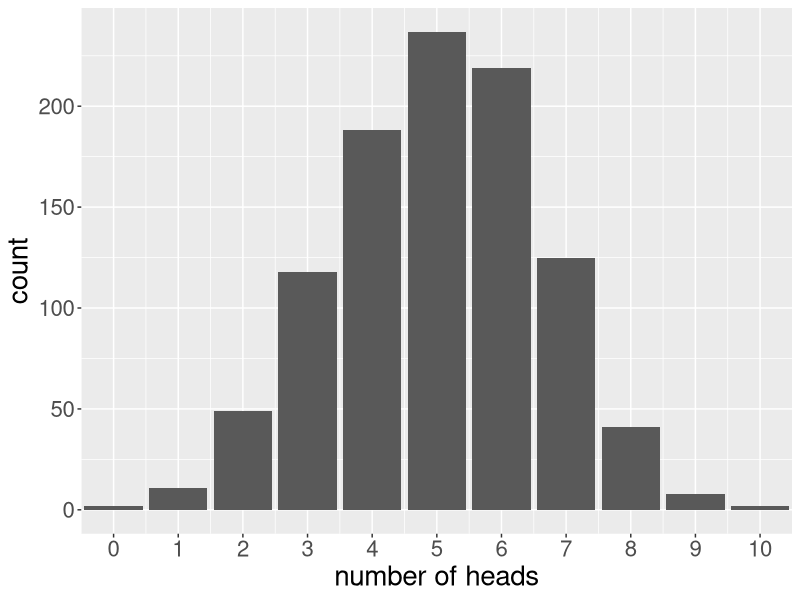
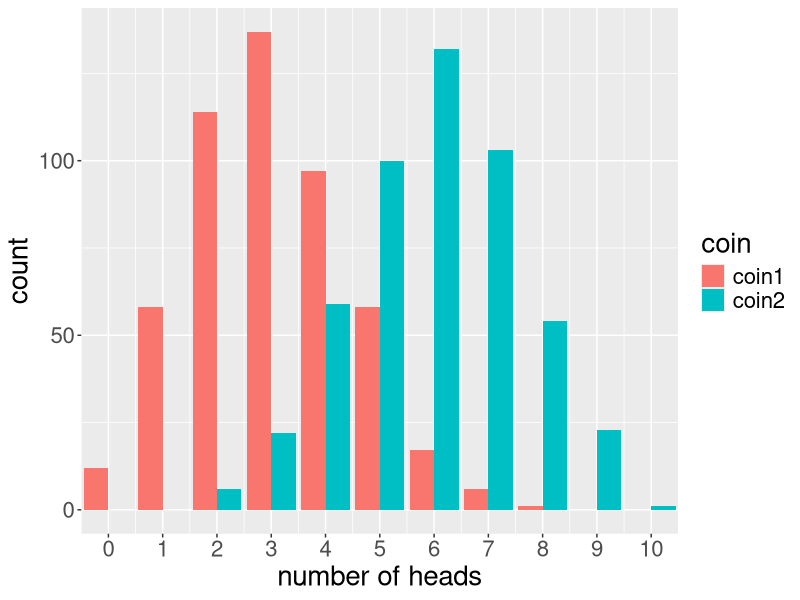
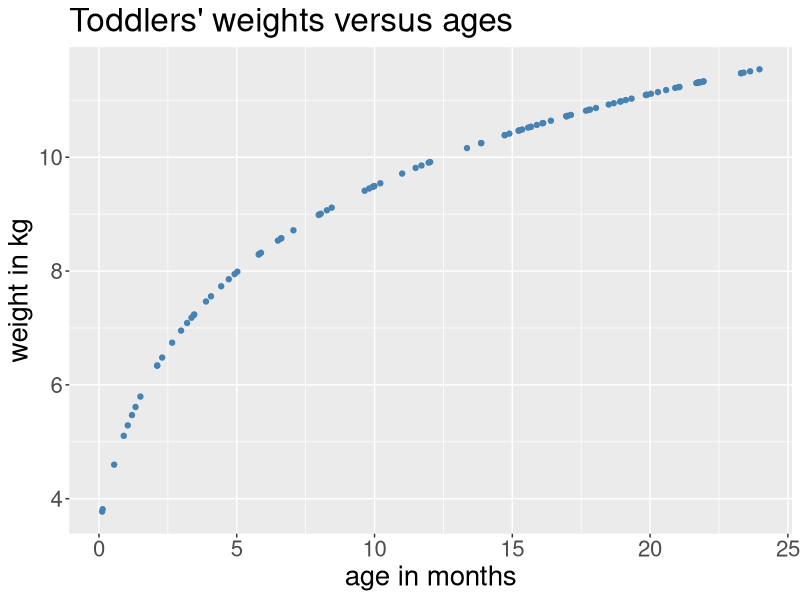
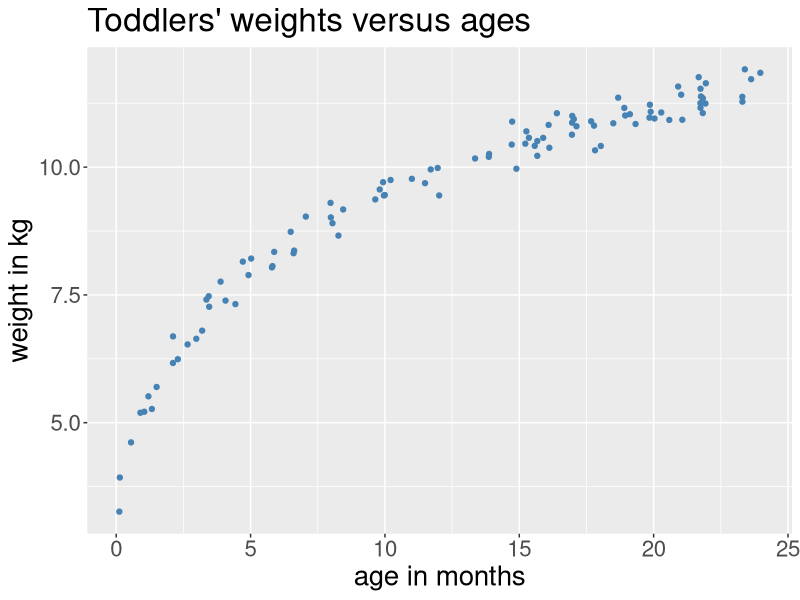
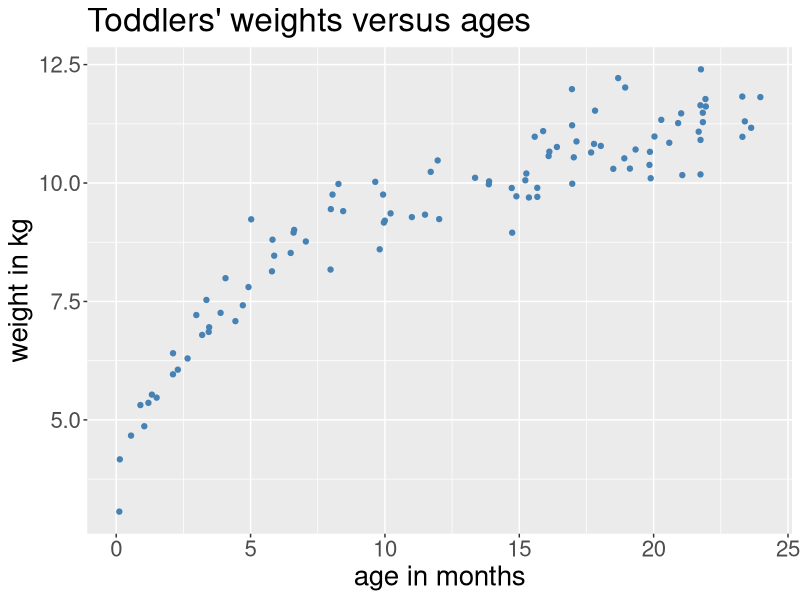
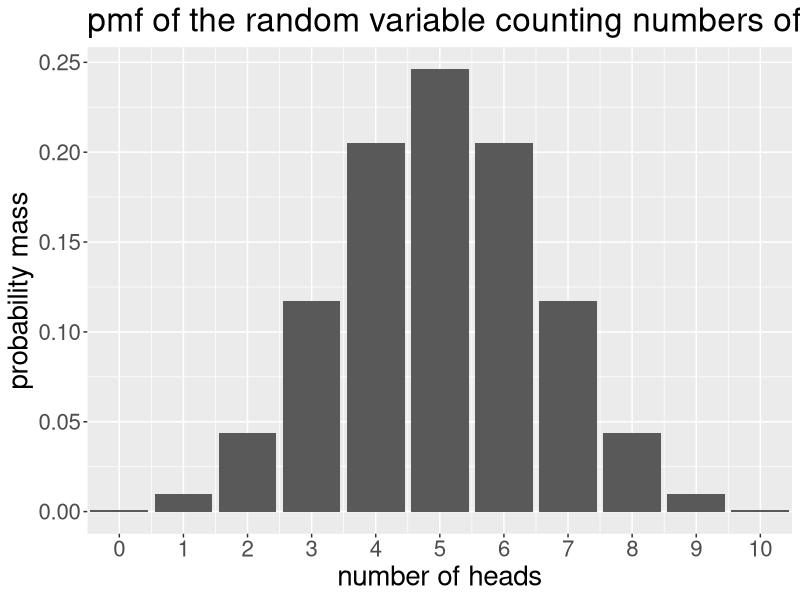
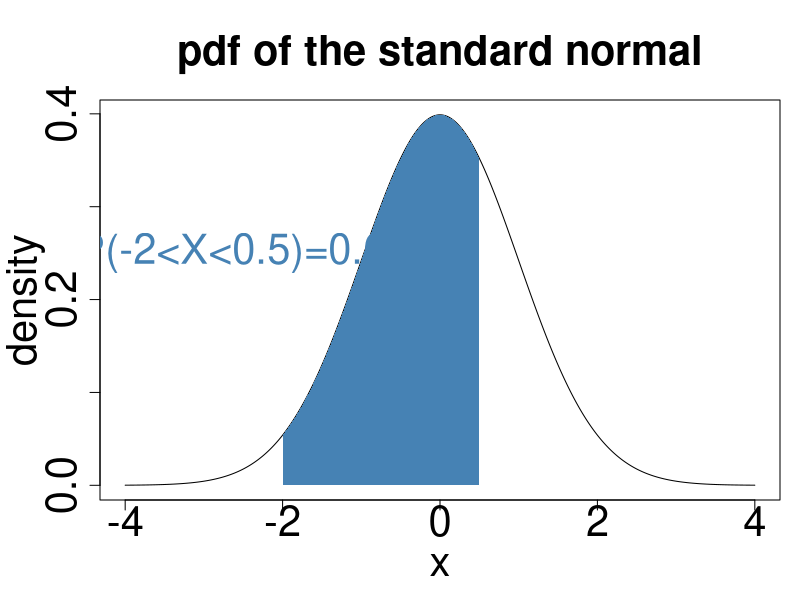
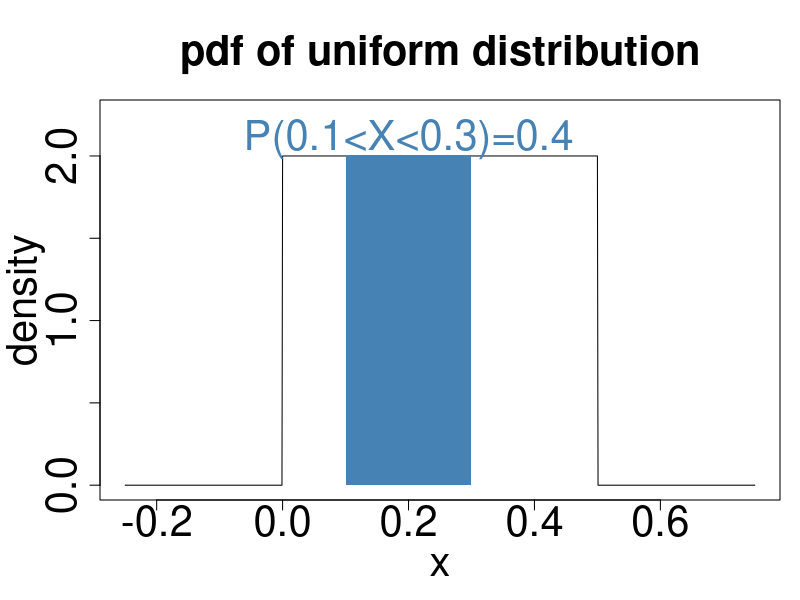

R code for these plots, in order:
## ---- chunk 1
knitr::opts_chunk$set(echo = TRUE, fig.width=16, fig.height=9, dpi=150, highlight=T)

require(tidyverse)
require(knitr)
require(gridExtra)
## ---- chunk 2
H<-rbinom(5,size=10,prob=0.5)
print(H)
## ---- chunk 3
H<-rbinom(1000,size=10,prob=0.5)

tibble(H) %>%
  ggplot(mapping=aes(x=H)) +
    geom_bar() +
    scale_x_continuous(breaks=0:10) +
    coord_cartesian(xlim=c(0,10)) + 
    xlab("number of heads") +
    theme(text = element_text(size=20))
## ---- chunk 4
dat<-data.frame(
  coin=c(rep("coin1",500),rep("coin2",500)),
  H=c(rbinom(500,size=10,prob=0.3),rbinom(500,size=10,prob=0.6))
)
## ---- chunk 5
dat %>%
  count(coin,H) %>%
  complete(coin,H,fill=list(n=0)) %>%
  ggplot(mapping=aes(fill=coin,y=n,x=H)) +
    geom_bar(position="dodge",stat="identity") +
    scale_x_continuous(breaks=0:10) +
    coord_cartesian(xlim=c(0,10)) +
    xlab("number of heads") +
    ylab("count") +
    theme(text = element_text(size=20))
## ---- chunk 6
ageMonths<-runif(100,min=0,max=24) # sample some random ages
weight<-3.5+2.5*log(ageMonths+1) # compute the weights
dat<-tibble(ageMonths,weight)

dat %>%
  ggplot(mapping=aes(x=ageMonths,y=weight)) +
    geom_point(color="steelblue") +
    xlab("age in months") + ylab("weight in kg") +
    ggtitle("Toddlers' weights versus ages") +
    theme(text = element_text(size=20))
## ---- chunk 7
dat<-mutate(dat,weightWithError=rnorm(nrow(dat),mean=weight,sd=0.25))

dat %>%
  ggplot(mapping=aes(x=ageMonths,y=weightWithError)) +
    geom_point(color="steelblue") +
    xlab("age in months") + ylab("weight in kg") + 
    ggtitle("Toddlers' weights versus ages") +
    theme(text = element_text(size=20))
## ---- chunk 8
dat<-dat %>% 
  mutate(latentFactor1=rnorm(nrow(dat),mean=0,sd=0.5)) %>%
  mutate(latentFactor2=rnorm(nrow(dat),mean=0,sd=0.1)) %>%
  mutate(weightGivenLatentFactors=3.5+latentFactor1+(2.5+latentFactor2)*log(ageMonths+1))

dat %>%
  ggplot(mapping=aes(x=ageMonths,y=weightGivenLatentFactors)) +
    geom_point(color="steelblue") +
    xlab("age in months") + ylab("weight in kg") +
    ggtitle("Toddlers' weights versus ages") +
    theme(text = element_text(size=20))
## ---- chunk 9
(0.95*0.001)/(0.95*0.001+(1-0.98)*(1-0.001))
## ---- chunk 10
df<-tibble(x=0:10,pmf=dbinom(0:10,size=10,prob=0.5))

ggplot(data=df,mapping=aes(x=x,y=pmf)) +
  geom_bar(stat="identity") +
  xlab("number of heads") + ylab("probability mass") +
  ggtitle("pmf of the random variable counting numbers of H in 10 coin tosses") +
  scale_x_continuous(breaks=0:10) +
  coord_cartesian(xlim=c(0,10)) +
  theme(text = element_text(size=20))
## ---- chunk 11
x<-seq(-4,4,by=0.01)
xArea <- seq(-2,0.5,by=0.01)
yArea <- dnorm(xArea)

par(mar=c(5,5,5,1))
plot(x, dnorm(x), main="pdf of the standard normal", xlab="x", ylab="density", type="l", cex.lab=2.5,cex.axis=2.5,cex.main=2.5) 
polygon(c(-2,xArea,0.5),c(0,yArea,0),col='steelblue',lty=0)
text(cex=2.5,"P(-2<X<0.5)=0.67",x=-2.5,y=0.25,col="steelblue")
## ---- chunk 12
pdf<-function(x){return(ifelse(x>=0 & x<=0.5,2,0))}
integrate(pdf,0.1,0.3)
## ---- chunk 13
x<-seq(-0.25,0.75,by=0.001)
xArea <- seq(0.1,0.3,by=0.01)
yArea <- dunif(xArea,min=0,max=0.5)

par(mar=c(5,5,5,1))
plot(x, dunif(x,min=0,max=0.5), main="pdf of uniform distribution", xlab="x", ylab="density", type="l", cex.lab=2.5,cex.axis=2.5,cex.main=2.5,ylim=c(0,2.25)) 
polygon(c(0.1,xArea,0.3),c(0,yArea,0),col='steelblue',lty=0)
text(cex=2.5,"P(0.1<X<0.3)=0.4",x=0.2,y=2.1,col="steelblue")
## ---- chunk 14
plotDUnif<-function(k,col,maxK=10){
  x<-seq(1,k,by=1)
  px<-rep(1/k,k)
  df<-tibble(x=x,px=px)
  
  g<-ggplot(data=df,mapping=aes(x=x,y=px)) +
    geom_bar(stat="identity",fill=col) +
    ylab("P(X=x)") + theme(text = element_text(size=20)) +
    ggtitle(paste(sep="","Discrete uniform with a=1, k=",k)) +
    scale_x_continuous(breaks=1:maxK) +
    coord_cartesian(xlim=c(0.5,maxK+0.5),ylim=c(0,1))
  
  return(g)
}
  
g1<-plotDUnif(1,"darkgrey"); g2<-plotDUnif(2,"steelblue")
g3<-plotDUnif(5,"salmon"); g4<-plotDUnif(10,"orange")

grid.arrange(g1,g2,g3,g4)
## ---- chunk 15
plotBern<-function(p,col){
  x<-seq(0,1,by=1)
  px<-dbinom(x,size=1,prob=p)
  df<-tibble(x=x,px=px)
  
  g<-ggplot(data=df,mapping=aes(x=x,y=px)) +
    geom_bar(stat="identity",fill=col) +
    ylab("P(X=x)") + theme(text = element_text(size=20)) +
    ggtitle(paste(sep="","Bernoulli with p=",p)) +
    scale_x_continuous(breaks=0:1) +
    coord_cartesian(xlim=c(-0.5,1.5),ylim=c(0,1))
  
  return(g)
}
  
g1<-plotBern(0,"darkgrey"); g2<-plotBern(0.25,"steelblue")
g3<-plotBern(0.5,"salmon"); g4<-plotBern(0.9,"orange")

grid.arrange(g1,g2,g3,g4)
## ---- chunk 16
plotBin<-function(n,p,col,maxN=10){
  x<-seq(0,n,by=1)
  px<-dbinom(x,size=n,prob=p)
  df<-tibble(x=x,px=px)
  
  g<-ggplot(data=df,mapping=aes(x=x,y=px)) +
    geom_bar(stat="identity",fill=col) +
    ylab("P(X=x)") + theme(text = element_text(size=20)) +
    ggtitle(paste(sep="","Binomial with n=",n,", p=",p)) +
    scale_x_continuous(breaks=0:maxN) +
    coord_cartesian(xlim=c(-0.5,maxN+0.5),ylim=c(0,1))
  
  return(g)
}
  
g1<-plotBin(1,.2,"darkgrey"); g2<-plotBin(2,.2,"steelblue")
g3<-plotBin(3,.2,"salmon"); g4<-plotBin(4,.2,"greenyellow")
g5<-plotBin(5,.2,"mediumorchid"); g6<-plotBin(10,.2,"orange")
grid.arrange(g1,g2,g3,g4,g5,g6,ncol=3)
## ---- chunk 17
plotPois<-function(lambda,col,maxK=10){
  x<-seq(0,maxK,by=1)
  px<-dpois(x,lambda=lambda)
  df<-tibble(x=x,px=px)
  
  g<-ggplot(data=df,mapping=aes(x=x,y=px)) +
    geom_bar(stat="identity",fill=col) +
    ylab("P(X=x)") + theme(text = element_text(size=20)) +
    ggtitle(paste(sep="","Poisson with rate=",lambda)) +
    scale_x_continuous(breaks=0:maxK) +
    coord_cartesian(xlim=c(-0.5,maxK+0.5),ylim=c(0,1))
  
  return(g)
}
  
g1<-plotPois(0,"darkgrey"); g2<-plotPois(0.5,"steelblue")
g3<-plotPois(1,"salmon"); g4<-plotPois(2,"greenyellow")
g5<-plotPois(3,"mediumorchid"); g6<-plotPois(5,"orange")
grid.arrange(g1,g2,g3,g4,g5,g6,ncol=3)
## ---- chunk 18
plotNB<-function(k,p,col,maxK=25){
  x<-seq(0,maxK,by=1)
  px<-dnbinom(x,size=k,prob=p)
  df<-tibble(x=x,px=px)
  
  g<-ggplot(data=df,mapping=aes(x=x,y=px)) +
    geom_bar(stat="identity",fill=col) +
    ylab("P(X=x)") + theme(text = element_text(size=20)) +
    ggtitle(paste(sep="","Negative binomial with k=",k,", p=",p)) +
    scale_x_continuous(breaks=0:maxK) +
    coord_cartesian(xlim=c(-0.5,maxK+0.5),ylim=c(0,1))
  
  return(g)
}
  
g1<-plotNB(0,0.25,"darkgrey"); g2<-plotNB(1,0.25,"steelblue")
g3<-plotNB(3,0.25,"salmon"); g4<-plotNB(0,0.6,"greenyellow")
g5<-plotNB(1,0.6,"mediumorchid"); g6<-plotNB(3,0.6,"orange")
grid.arrange(g1,g2,g3,g4,g5,g6,ncol=3)
## ---- chunk 19
plotUnif<-function(a,b,col,plotRange=c(-1,6)){
  x<-seq(plotRange[1],plotRange[2],length=1000)
  px<-dunif(x,min=a,max=b)
  df<-tibble(x=x,px=px)
  
  g<-ggplot(data=df,mapping=aes(x=x,y=px)) +
    geom_line(colour=col,lwd=1.5) +
    geom_area(fill=col,alpha=0.25) +
    ylab("p(x)") + theme(text = element_text(size=20)) +
    ggtitle(paste(sep="","Uniform with a=",a,", b=",b)) +
    coord_cartesian(xlim=plotRange,ylim=c(0,2))
  
  return(g)
}
  
g1<-plotUnif(0,0.5,"darkgrey"); g2<-plotUnif(0,1,"steelblue")
g3<-plotUnif(0,2,"salmon"); g4<-plotUnif(1,5,"orange")
grid.arrange(g1,g2,g3,g4,ncol=2)
## ---- chunk 20
l<-1000; x<-seq(0,10,length=l)
p1x<-dexp(x,rate=0.25); p2x<-dexp(x,rate=0.5)
p3x<-dexp(x,rate=1); p4x<-dexp(x,rate=2)
xFull<-rep(x,4); pFull<-c(p1x,p2x,p3x,p4x)
pars<-factor(c(rep(1,l),rep(2,l),rep(3,l),rep(4,l)))
df<-tibble(x=xFull,p=pFull,pars=pars)

cols<-c("darkgrey", "steelblue", "salmon", "orange")
labs<-paste(sep="","k=",c(0.25,0.5,1,2))

ggplot(data=df,mapping=aes(x=x,y=p,colour=pars,fill=pars)) +
  geom_line(lwd=1,alpha=0.75) +
  geom_area(alpha=0.1,position="dodge") +
  scale_color_manual(values=cols) +
  scale_fill_manual(values=cols,labels=labs) +
  labs(fill="parameters") + guides(colour=F) +
  ylab("density") + ggtitle("Exponential distributions") + 
  theme(text = element_text(size=20)) 
## ---- chunk 21

l<-1000; x<-seq(0,20,length=l)
p1x<-dgamma(x,shape=1,rate=0.5); p2x<-dgamma(x,shape=1,rate=2)
p3x<-dgamma(x,shape=0.5,rate=1); p4x<-dgamma(x,shape=2,rate=1)
p5x<-dgamma(x,shape=4,rate=1); p6x<-dgamma(x,shape=8,rate=1)
xFull<-rep(x,6); pFull<-c(p1x,p2x,p3x,p4x,p5x,p6x)
pars<-factor(c(rep(1,l),rep(2,l),rep(3,l),rep(4,l),rep(5,l),rep(6,l)))
df<-tibble(x=xFull,p=pFull,pars=pars)

cols<-c("darkgrey", "steelblue", "salmon", "orange", "greenyellow", "mediumorchid")
labs<-c(expression(paste(sep="",alpha,"=1, ",beta,"=0.5")),
        expression(paste(sep="",alpha,"=1, ",beta,"=2")),
        expression(paste(sep="",alpha,"=0.5, ",beta,"=0.5")),
        expression(paste(sep="",alpha,"=2, ",beta,"=1")),
        expression(paste(sep="",alpha,"=4, ",beta,"=1")),
        expression(paste(sep="",alpha,"=8, ",beta,"=1")))
## ---- chunk 22
ggplot(data=df,mapping=aes(x=x,y=p,colour=pars,fill=pars)) +
  geom_line(lwd=1,alpha=0.75) +
  geom_area(alpha=0.1,position="dodge") +
  scale_color_manual(values=cols) +
  scale_fill_manual(values=cols,labels=labs) +
  labs(fill="parameters") + guides(colour=F) +
  ylab("density") + ggtitle("Gamma distribution") + 
  theme(text = element_text(size=20)) +
  coord_cartesian(ylim=c(0,1.5))
## ---- chunk 23
l<-1000; x<-seq(0,1,length=l)
p1x<-dbeta(x,shape1=0.5,shape2=0.5); p2x<-dbeta(x,shape1=1,shape2=1)
p3x<-dbeta(x,shape1=2,shape2=2); p4x<-dbeta(x,shape1=1,shape2=3)
p5x<-dbeta(x,shape1=2,shape2=5); p6x<-dbeta(x,shape1=5,shape2=1)
xFull<-rep(x,6); pFull<-c(p1x,p2x,p3x,p4x,p5x,p6x)
pars<-factor(c(rep(1,l),rep(2,l),rep(3,l),rep(4,l),rep(5,l),rep(6,l)))
df<-tibble(x=xFull,p=pFull,pars=pars)

cols<-c("darkgrey", "steelblue", "salmon", "orange", "greenyellow", "mediumorchid")
labs<-c(expression(paste(sep="",alpha,"=0.5, ",beta,"=0.5")),
        expression(paste(sep="",alpha,"=1, ",beta,"=1")),
        expression(paste(sep="",alpha,"=2, ",beta,"=2")),
        expression(paste(sep="",alpha,"=1, ",beta,"=3")),
	expression(paste(sep="",alpha,"=2, ",beta,"=5")),
	expression(paste(sep="",alpha,"=5, ",beta,"=1")))
## ---- chunk 24
ggplot(data=df,mapping=aes(x=x,y=p,colour=pars,fill=pars)) +
  geom_line(lwd=1,alpha=0.75) +
  geom_area(alpha=0.1,position="dodge") +
  scale_color_manual(values=cols) +
  scale_fill_manual(values=cols,labels=labs) +
  labs(fill="parameters") + guides(colour=F) +
  ylab("density") + ggtitle("Beta distribution") + 
  theme(text = element_text(size=20)) +
  coord_cartesian(ylim=c(0,3))

## ---- chunk 25
l<-1000; x<-seq(-5,5,length=l)
p1x<-dnorm(x,mean=0,sd=1); p2x<-dnorm(x,mean=0,sd=2)
p3x<-dnorm(x,mean=0,sd=0.5); p4x<-dnorm(x,mean=2,sd=1)
xFull<-rep(x,4); pFull<-c(p1x,p2x,p3x,p4x)
pars<-factor(c(rep(1,l),rep(2,l),rep(3,l),rep(4,l)))
df<-tibble(x=xFull,p=pFull,pars=pars)

cols<-c("darkgrey", "steelblue", "salmon", "orange")
labs<-c(expression(paste(sep="",mu,"=0, ",sigma,"=1")),
        expression(paste(sep="",mu,"=0, ",sigma,"=2")),
        expression(paste(sep="",mu,"=0, ",sigma,"=0.5")),
        expression(paste(sep="",mu,"=2, ",sigma,"=1")))
## ---- chunk 26
ggplot(data=df,mapping=aes(x=x,y=p,colour=pars,fill=pars)) +
  geom_line(lwd=1,alpha=0.75) +
  geom_area(alpha=0.25,position="dodge") +
  scale_color_manual(values=cols) +
  scale_fill_manual(values=cols,labels=labs) +
  labs(fill="parameters") + guides(colour=F) +
  ylab("density") + ggtitle("Normal distribution") + 
  theme(text = element_text(size=20))
## ---- chunk 27
l<-1000; x<-seq(-8,8,length=l)
p1x<-dt(x,df=0.25); p2x<-dt(x,df=1)
p3x<-dt(x,df=5); p4x<-dt(x,df=100)
xFull<-rep(x,4); pFull<-c(p1x,p2x,p3x,p4x)
pars<-factor(c(rep(1,l),rep(2,l),rep(3,l),rep(4,l)))
df<-tibble(x=xFull,p=pFull,pars=pars)

cols<-c("darkgrey", "steelblue", "salmon", "orange")
labs<-paste(sep="","k=",c(0.25,1,5,100))

ggplot(data=df,mapping=aes(x=x,y=p,colour=pars,fill=pars)) +
  geom_line(lwd=1,alpha=0.75) +
  geom_area(alpha=0.05,position="dodge") +
  scale_color_manual(values=cols) +
  scale_fill_manual(values=cols,labels=labs) +
  labs(fill="parameters") + guides(colour=F) +
  ylab("density") + ggtitle("Student's t distribution") + 
  theme(text = element_text(size=20)) 
## ---- chunk 28
cols<-c("darkgrey","steelblue","salmon","orange","greenyellow","mediumorchid","lightcyan","brown")
## ---- chunk 29
generateMeans<-function(n=c(1,2,5,10,50,100,500,1000),col=cols,N=1e4,rDistFun,xlim=NULL,...){
    sim<-matrix(nrow=N,ncol=length(n))
    for(j in 1:length(n)){for(i in 1:N){
            sim[i,j]<-mean(rDistFun(n[j],...))
    }}

    par(mar=c(1.5,2.5,1.5,0.5),mfrow=c(length(n),1))
    for(j in 1:length(n)){
        if(length(xlim)<2){
            hist(breaks=100,sim[,j],main=paste(sep="","n = ",n[j]),yaxt="n",col=col[j])
        }else{
            hist(breaks=100,sim[,j],main=paste(sep="","n = ",n[j]),xlim=xlim,yaxt="n",col=col[j])
        }
    }
}
## ---- chunk 30
generateMeans(rDistFun=rnorm,xlim=c(-3,3))
## ---- chunk 31
generateMeans(rDistFun=rbeta,shape1=0.5,shape2=0.5,xlim=c(0,1))
## ---- chunk 32
generateMeans(rDistFun=rbinom,size=2,prob=0.25,xlim=c(0,2))
## ---- chunk 33
simFun<-function(N,r1,r2,n1,n2,obsTime){
  df<-data.frame(treat=factor(c(rep("placebo",n1),rep("vaccine",n2))))
  for(j in 1:N){
    df[,paste(sep="","sim",j)]<-c(rpois(n1,lambda=r1*obsTime),rpois(n2,lambda=r2*obsTime))
  }
  return(df)
}

N<-5e3
df<-simFun(N=N,r1=0.3,r2=0.25,n1=800,n2=800,obsTime=0.87)
estRates<-data.frame(
           treat=factor(c(rep("placebo",N),rep("vaccine",N))),
           rate=c(apply(FUN=mean,MARGIN=2,X=df[df$treat=="placebo",-1]),
                  apply(FUN=mean,MARGIN=2,X=df[df$treat=="vaccine",-1]))/0.87)
## ---- chunk 34
ggplot(data=estRates,mapping=aes(x=rate,fill=treat)) +
  geom_histogram(bins=50,position="dodge") + 
  ggtitle("Distribution of estimated event rates") +
  theme(text = element_text(size=20)) 

print(sum(estRates$rate[estRates$treat=="vaccine"]<estRates$rate[estRates$treat=="placebo"]))
